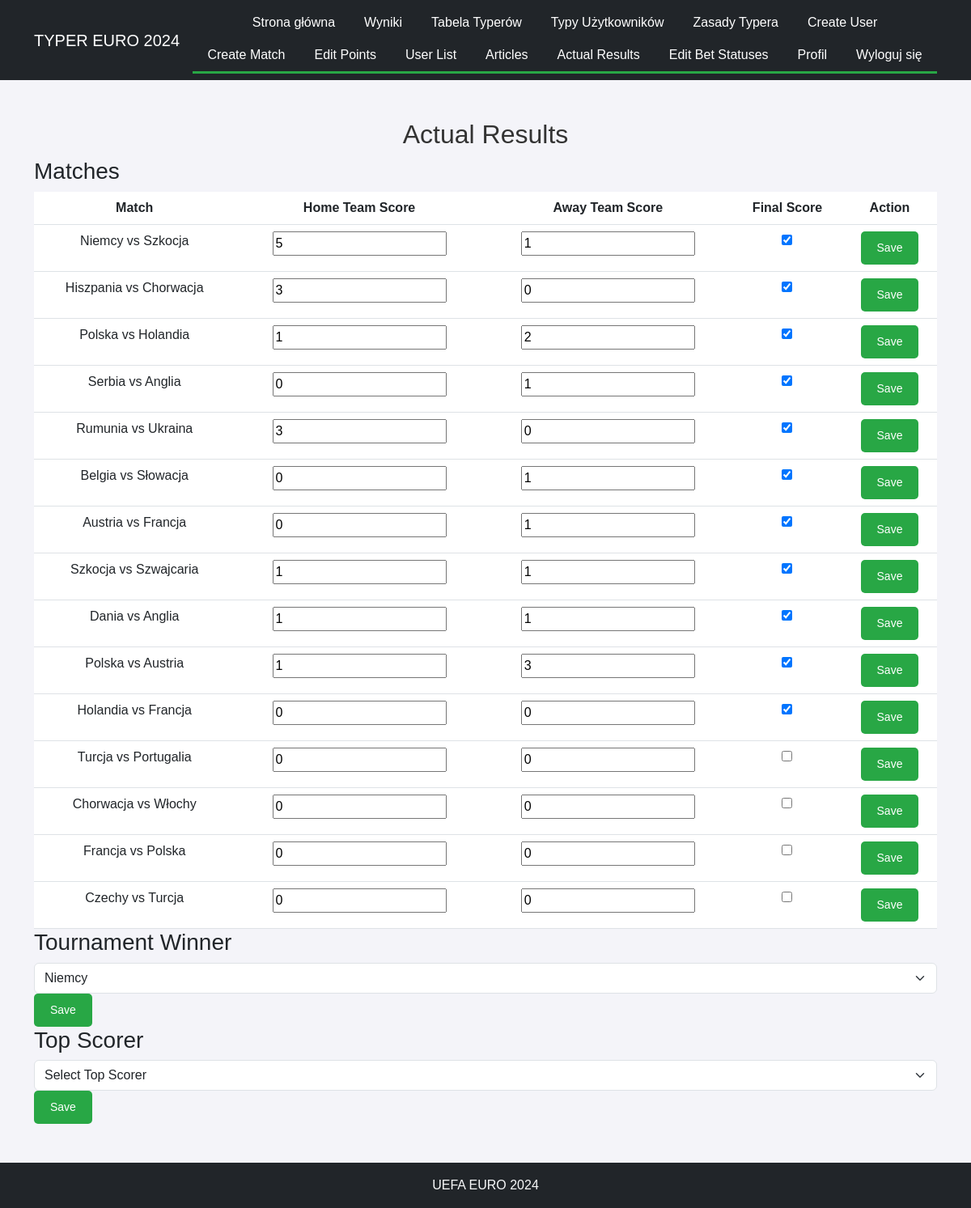
The app's page /actual_results/ (signed in), older data.
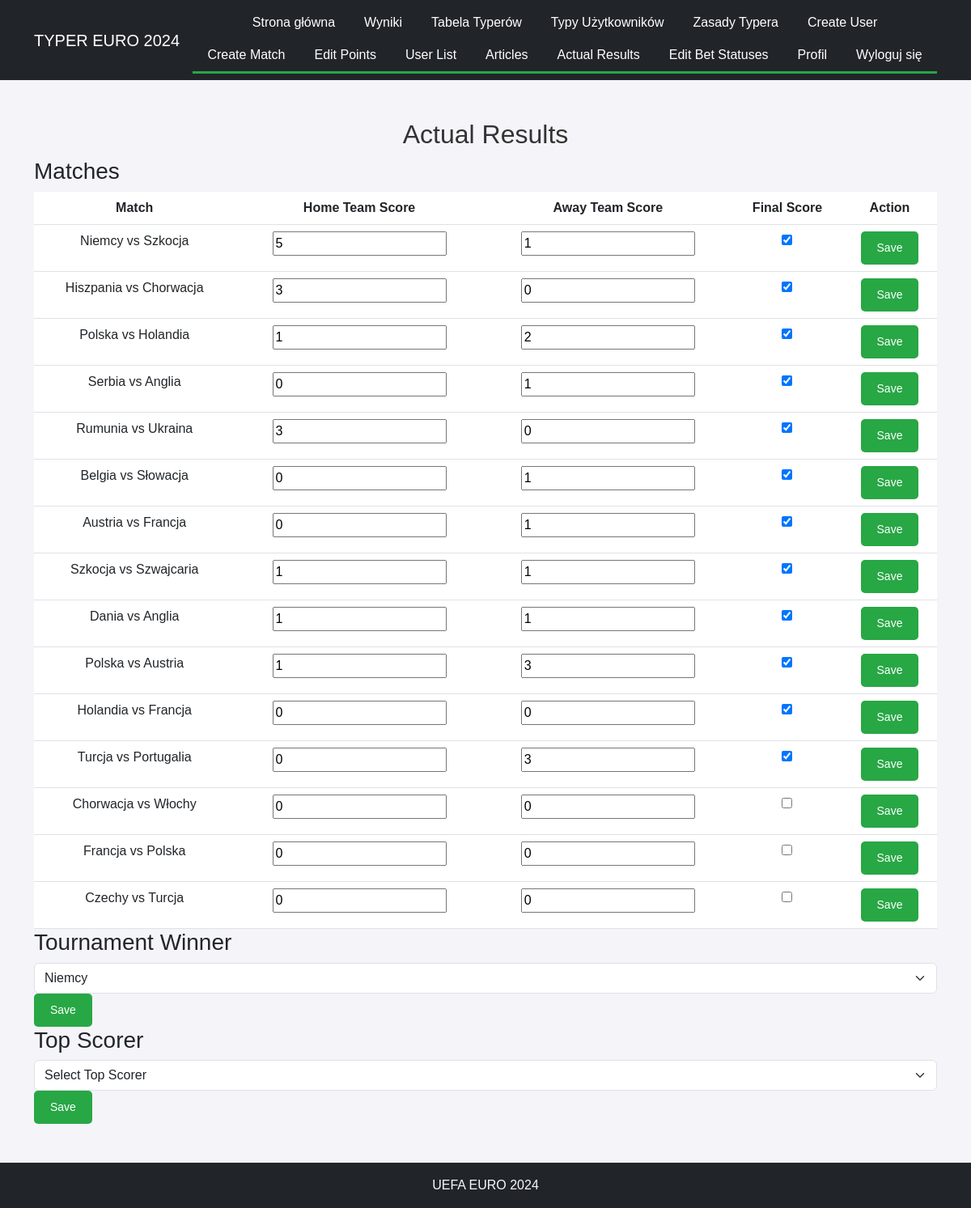
The same page, newer data.
### contest/models.py (models this page shows, shortened)
class Match(models.Model):
    group = models.CharField(max_length=2)
    home_team = models.CharField(max_length=100)
    away_team = models.CharField(max_length=100)
    date = models.DateTimeField()
    place = models.CharField(max_length=100)
    actual_home_team_score = models.IntegerField(null=True, blank=True, default=0)
    actual_away_team_score = models.IntegerField(null=True, blank=True, default=0)
    final_score = models.BooleanField(default=False)

### contest/views.py (the view, shortened to what this page needs)
# urls.py: path('actual_results/', views.actual_results, name='actual_results'),
@superuser_required
def actual_results(request):
    matches = Match.objects.all()
    teams = Team.objects.all()
    top_scorers = TopScorer.objects.all()
    tournament_results, created = TournamentResults.objects.get_or_create(id=1)
    selected_winner = tournament_results.winner_team
    selected_top_scorer = tournament_results.top_scorer
    context = {
        'matches': matches,
        'teams': teams,
        'top_scorers': top_scorers,
        'selected_winner': selected_winner,
        'selected_top_scorer': selected_top_scorer,
    }
    return render(request, 'actual_results.html', context)

### contest/templatetags/article_tags.py (called while the page is built)
@register.simple_tag
def get_articles():
    return Article.objects.all()

### contest/views.py (called while the page is built)
def superuser_required(view_func):
    decorated_view_func = user_passes_test(lambda u: u.is_superuser)(view_func)
    return decorated_view_func

### contest/templates/actual_results.html (shortened to what this page needs)
{% extends 'base.html' %}
{% block content %}
<h2>Actual Results</h2>
<h3>Matches</h3>
<form method="post">
    <table class="table">
        <thead>
            <tr>
                <th>Match</th>
                <th>Home Team Score</th>
                <th>Away Team Score</th>
                <th>Final Score</th>
                <th>Action</th>
            </tr>
        </thead>
        <tbody>
            {% for match in matches %}
                <tr>
                    <td>{{ match.home_team }} vs {{ match.away_team }}</td>
                    <td>
                        <input type="number" name="home_team_score_{{ match.id }}" value="{{ match.actual_home_team_score }}" class="input-score">
                    </td>
                    <td>
                        <input type="number" name="away_team_score_{{ match.id }}" value="{{ match.actual_away_team_score }}" class="input-score">
                    </td>
                    <td>
                        <input type="checkbox" name="final_score_{{ match.id }}" {% if match.final_score %}checked{% endif %}>
                    </td>
                    <td>
                        <button type="submit" name="save_match" value="{{ match.id }}" class="button">Save</button>
                    </td>
                </tr>
            {% endfor %}
        </tbody>
    </table>
</form>
<h3>Tournament Winner</h3>
<form method="post">
    <select name="winner_team" class="form-select">
        {% for team in teams %}
            <option value="{{ team.name }}" {% if selected_winner and selected_winner.name == team.name %}selected{% endif %}>
                {{ team.name }}
            </option>
        {% endfor %}
    </select>
    <button type="submit" name="save_winner" class="button">Save</button>
</form>
<h3>Top Scorer</h3>
<form method="post">
    <select name="top_scorer" class="form-select">
        <option value="">Select Top Scorer</option>
    </select>
    <button type="submit" name="save_top_scorer" class="button">Save</button>
</form>
{% endblock %}

Row changes from the older to the newer data that the page shows:
changed Match "Portugalia": actual_away_team_score "0" → "3"; final_score "☐" → "☑"
